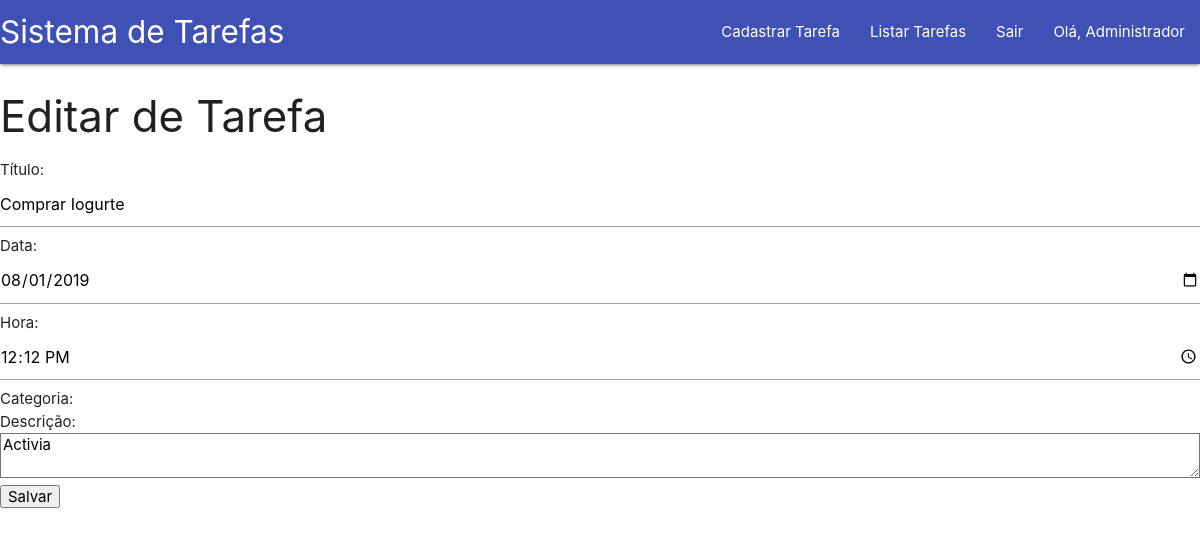
Screenshot of /editar_tarefa.php?cod=11 (signed in) with the database file from the repository.
### tables this page shows
CREATE TABLE `tarefas` (
  `cod` int(11) NOT NULL AUTO_INCREMENT,
  `titulo` varchar(45) NOT NULL,
  `data` date NOT NULL,
  `hora` time NOT NULL,
  `descricao` varchar(255) DEFAULT NULL,
  `usuario_cod` int(11) NOT NULL,
  `categoria_cod` int(11) NOT NULL,
  PRIMARY KEY (`cod`),
  KEY `fk_tarefas_usuario1` (`usuario_cod`),
  KEY `fk_tarefas_categoria1` (`categoria_cod`),
  CONSTRAINT `fk_tarefas_categoria1` FOREIGN KEY (`categoria_cod`) REFERENCES `categoria_tarefa` (`cod`) ON DELETE NO ACTION ON UPDATE NO ACTION,
  CONSTRAINT `fk_tarefas_usuario1` FOREIGN KEY (`usuario_cod`) REFERENCES `usuario` (`cod`) ON DELETE NO ACTION ON UPDATE NO ACTION
);

### editar_tarefa.php (the view, shortened to what this page needs)
<?php
    require_once("bloqueio.php");
    $cod = $_GET['cod'];
    $sql2 = "SELECT * FROM tarefas where cod = $cod";
    $result_tarefas = mysqli_query($con, $sql2);
    $tarefa = mysqli_fetch_array($result_tarefas);
?>
<!DOCTYPE html>
<html lang="pt-br">
<head>
</head>
<body>
<?php  require_once("header.php");?>
    <h3>Editar de Tarefa</h3>
    <form action="db/edit_tarefa.php" method="post">
        Título:
        <input type="text" name="titulo" value="<?= $tarefa['titulo']?>"> <br>
        Data:
        <input type="date" name="data" value="<?= $tarefa['data']?>"> <br>
        Hora:
        <input type="time" name="hora" value="<?= $tarefa['hora']?>"> <br>
        Categoria:
         <br>
        Descrição:
        <textarea name="descricao" id="" cols="30" rows="10"><?= $tarefa['descricao']?></textarea> <br>
        <button>Salvar</button>
    </form>
    <?php require_once "footer.php"; ?>

### rows the page displays
tarefas: titulo "Comprar Iogurte", data "08/01/2019", hora "12:12:00", descricao "Activia"

### other values shown
$_SESSION['nome'] "Administrador"
